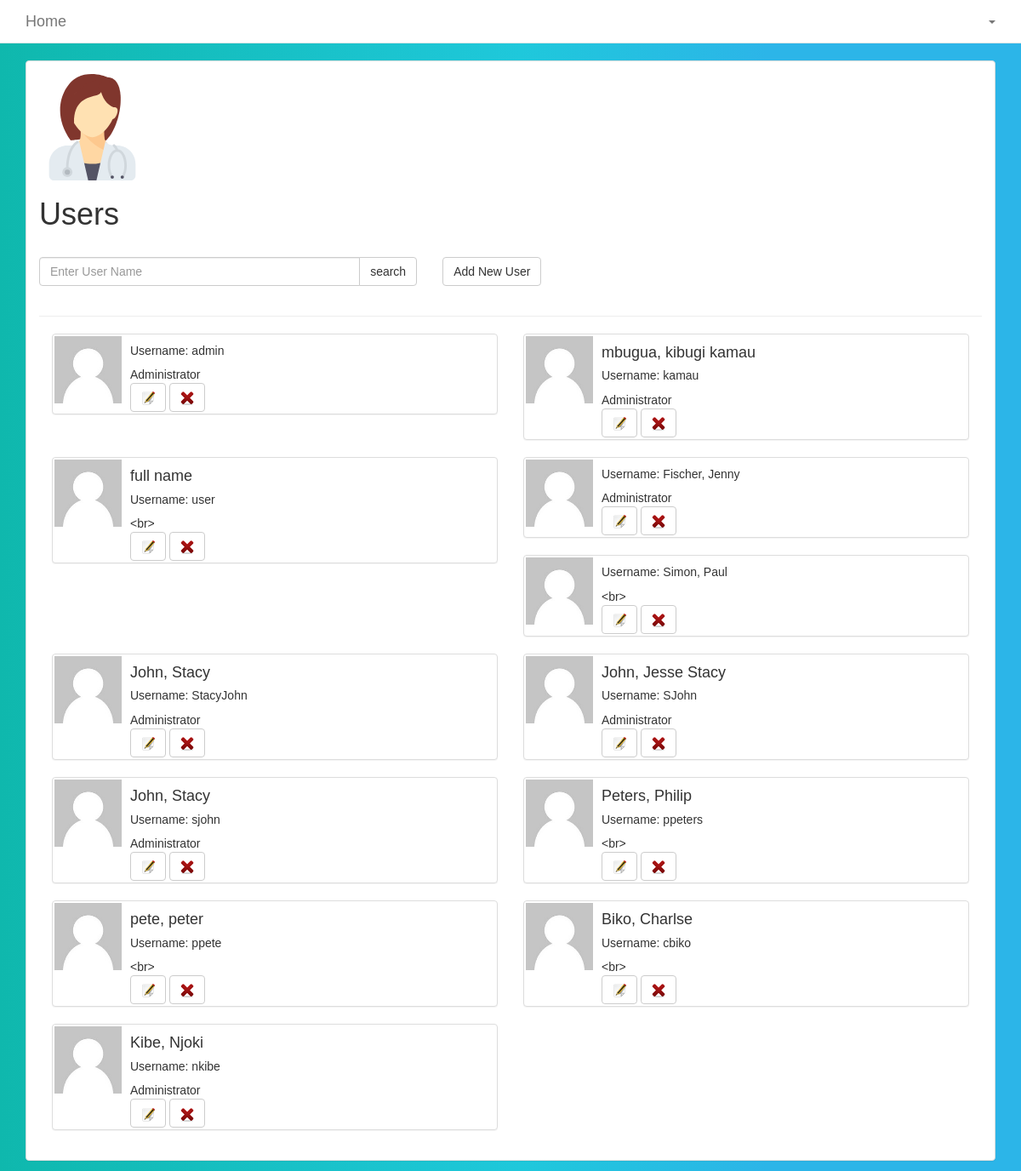
Screenshot of /users (signed in) with the database file from the repository.
### tables this page shows
CREATE TABLE `user_details` (
  `user_id` int(11) NOT NULL,
  `full_name` varchar(256) NOT NULL,
  `user_name` varchar(50) NOT NULL,
  `password` varchar(255) NOT NULL,
  `admin` tinyint(4) NOT NULL,
  `first_login` tinyint(4) NOT NULL DEFAULT '0'
);

### app/conn_db.php (called while the page is built, shortened)
<?php
$conn = "";
function affected() {
    global $conn, $rows_affected;
    $rows_affected = mysqli_affected_rows($conn);
    if ($rows_affected < 1) {
        $error_sql ="No information added to or retreived from database. Try checking your parameters" . "<br>";
        error_handler($error_sql, mysqli_errno($conn), mysqli_error($conn));
        return 0;
    }
    else {
        return $rows_affected;
    }
}
function db_query($sql) {
    global $conn;
    $result = $conn->query($sql);
    if ($result == FALSE) {
        $error_sql = "Error querying db, check sql statement" . "<br>";
        error_handler($error_sql, mysqli_errno($conn), mysqli_error($conn));
    }
    else {
        return $result;
    }
}
?>

### app/functions.php (the view, shortened to what this page needs)
<?php
function e($value){
    echo htmlspecialchars($value,ENT_QUOTES);
}
?>

### views_admin/users.php (shortened to what this page needs)
<?php
$sql_users = "SELECT user_id, full_name, user_name, admin FROM user_details WHERE NOT user_name = 'sevenseastech'";
$user = db_query($sql_users);
?>
<div class="section">
      <div class="container">
      <div class="panel panel-default panel-faded">
                <div class="panel-body">
        <div class="row">
            <div class="col-md-12">
                        <img src="assets/img/users.svg" class="img-responsive" width="125" height="125">
                    </div>
                    <div class="col-md-12">
                        <h1>Users</h1>
                    </div>
                </div> <br>
            <div class="row">
                <div class="col-md-5">
                  <form role="form" method="post">
                    <div class="form-group">
                      <div class="input-group">
                        <input type="text" class="form-control" name="search" placeholder="Enter User Name">
                        <span class="input-group-btn">
                        <button class="btn btn-default" type="submit">search</button>
                        </span>
                      </div>
                    </div>
                  </form>
                </div>
                <div class="col-md-7">
                  <a class="btn btn-default" href="newuser">Add New User</a>
                </div>
            </div>
        <div class="row">
          <div class="col-md-12">
            <hr>
          </div>
        </div>
        <div class="row">
          <div class="col-md-12">
              <ul class="media-list">
                 <?php while ($row = $user->fetch_assoc()) { ?>
                 <li class="col-md-6">
                  <div class="panel panel-default panel-faded">
                    <div class=" file-list">
                        <img class="media-object pull-left img--space" src="assets/img/avatar.jpg" height="79" width="79">
                        <div class="media-body">
                          <h4 class="name"><?php e($row["full_name"]);?></h4>
                          <h5 class="name">Username: <?php e($row["user_name"]);?></h5>
                          <div><?php if($row["admin"]>0){e("Administrator");}else{e("<br>");}?></div>
                          <a class="btn btn-default" title="edit" href="edit_user?id=<?php e($row['user_id']);?>"> <img src="assets/img/edit.png"></a>
                          <a class="btn btn-default" title="delete" href="users?delete=<?php e($row['user_name'] . "&id=" . $row['user_id']);?>"> <img src="assets/img/delete.png"></a>
                        </div>
                    </div>
                  </div>
                 </li>
                 <?php } ?>
               </ul>
          </div>
        </div>
      </div>
    </div>
</div>
</div>

### assets/css/style.css (style rules this page uses)
body { background:linear-gradient(90deg, #0fb8ad 0%, #1fc8db 51%, #2cb5e8 75%); font-family: Arial,sans-serif; }
.file-list { padding: 2px; min-height: 84px; }
.img--space { margin-right: 10px; }
.media-object { display: block; }

### rows the page displays
user_details: user_name "admin Administrator"
user_details: full_name "mbugua, kibugi kamau kamau Administrator"
user_details: full_name "full name user <br>"
user_details: user_name "Fischer, Jenny Administrator"
user_details: user_name "Simon, Paul <br>"
user_details: full_name "John, Stacy StacyJohn Administrator"
user_details: full_name "John, Jesse Stacy SJohn Administrator"
user_details: full_name "John, Stacy sjohn Administrator"
user_details: full_name "Peters, Philip ppeters <br>"
user_details: full_name "pete, peter ppete <br>"
user_details: full_name "Biko, Charlse cbiko <br>"
user_details: full_name "Kibe, Njoki nkibe Administrator"
